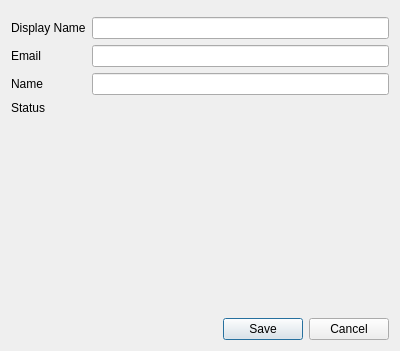
<?xml version="1.0" encoding="UTF-8"?>
<ui version="4.0">
 <class>ProfileDialog</class>
 <widget class="QDialog" name="ProfileDialog">
  <property name="geometry">
   <rect>
    <x>0</x>
    <y>0</y>
    <width>400</width>
    <height>351</height>
   </rect>
  </property>
  <property name="windowTitle">
   <string>Dialog</string>
  </property>
  <layout class="QVBoxLayout" name="verticalLayout">
   <item>
    <widget class="AvatarWgt" name="avatarWgt" native="true"/>
   </item>
   <item>
    <layout class="QFormLayout" name="formLayout">
     <item row="0" column="0">
      <widget class="QLabel" name="label_2">
       <property name="text">
        <string>Display Name</string>
       </property>
      </widget>
     </item>
     <item row="1" column="0">
      <widget class="QLabel" name="label_3">
       <property name="text">
        <string>Email</string>
       </property>
      </widget>
     </item>
     <item row="2" column="0">
      <widget class="QLabel" name="label_4">
       <property name="text">
        <string>Name</string>
       </property>
      </widget>
     </item>
     <item row="3" column="0">
      <widget class="QLabel" name="label_5">
       <property name="text">
        <string>Status</string>
       </property>
      </widget>
     </item>
     <item row="0" column="1">
      <widget class="QLineEdit" name="displayNameEdit"/>
     </item>
     <item row="1" column="1">
      <widget class="QLineEdit" name="emailEdit"/>
     </item>
     <item row="2" column="1">
      <widget class="QLineEdit" name="userNameEdit"/>
     </item>
     <item row="3" column="1">
      <widget class="QLabel" name="statusLabel">
       <property name="text">
        <string/>
       </property>
      </widget>
     </item>
    </layout>
   </item>
   <item>
    <spacer name="verticalSpacer">
     <property name="orientation">
      <enum>Qt::Orientation::Vertical</enum>
     </property>
     <property name="sizeHint" stdset="0">
      <size>
       <width>20</width>
       <height>40</height>
      </size>
     </property>
    </spacer>
   </item>
   <item>
    <widget class="QLabel" name="loadLabel">
     <property name="sizePolicy">
      <sizepolicy hsizetype="Preferred" vsizetype="Fixed">
       <horstretch>0</horstretch>
       <verstretch>0</verstretch>
      </sizepolicy>
     </property>
     <property name="minimumSize">
      <size>
       <width>0</width>
       <height>40</height>
      </size>
     </property>
     <property name="maximumSize">
      <size>
       <width>16777215</width>
       <height>40</height>
      </size>
     </property>
     <property name="text">
      <string/>
     </property>
     <property name="alignment">
      <set>Qt::AlignmentFlag::AlignCenter</set>
     </property>
    </widget>
   </item>
   <item>
    <widget class="QLabel" name="errLabel">
     <property name="text">
      <string/>
     </property>
    </widget>
   </item>
   <item>
    <widget class="QDialogButtonBox" name="buttonBox">
     <property name="orientation">
      <enum>Qt::Orientation::Horizontal</enum>
     </property>
     <property name="standardButtons">
      <set>QDialogButtonBox::StandardButton::Cancel|QDialogButtonBox::StandardButton::Save</set>
     </property>
    </widget>
   </item>
  </layout>
 </widget>
 <customwidgets>
  <customwidget>
   <class>AvatarWgt</class>
   <extends>QWidget</extends>
   <header>presentation/profile/avatarwgt.h</header>
   <container>1</container>
  </customwidget>
 </customwidgets>
 <resources/>
 <connections>
  <connection>
   <sender>buttonBox</sender>
   <signal>rejected()</signal>
   <receiver>ProfileDialog</receiver>
   <slot>reject()</slot>
   <hints>
    <hint type="sourcelabel">
     <x>316</x>
     <y>260</y>
    </hint>
    <hint type="destinationlabel">
     <x>286</x>
     <y>274</y>
    </hint>
   </hints>
  </connection>
 </connections>
</ui>
